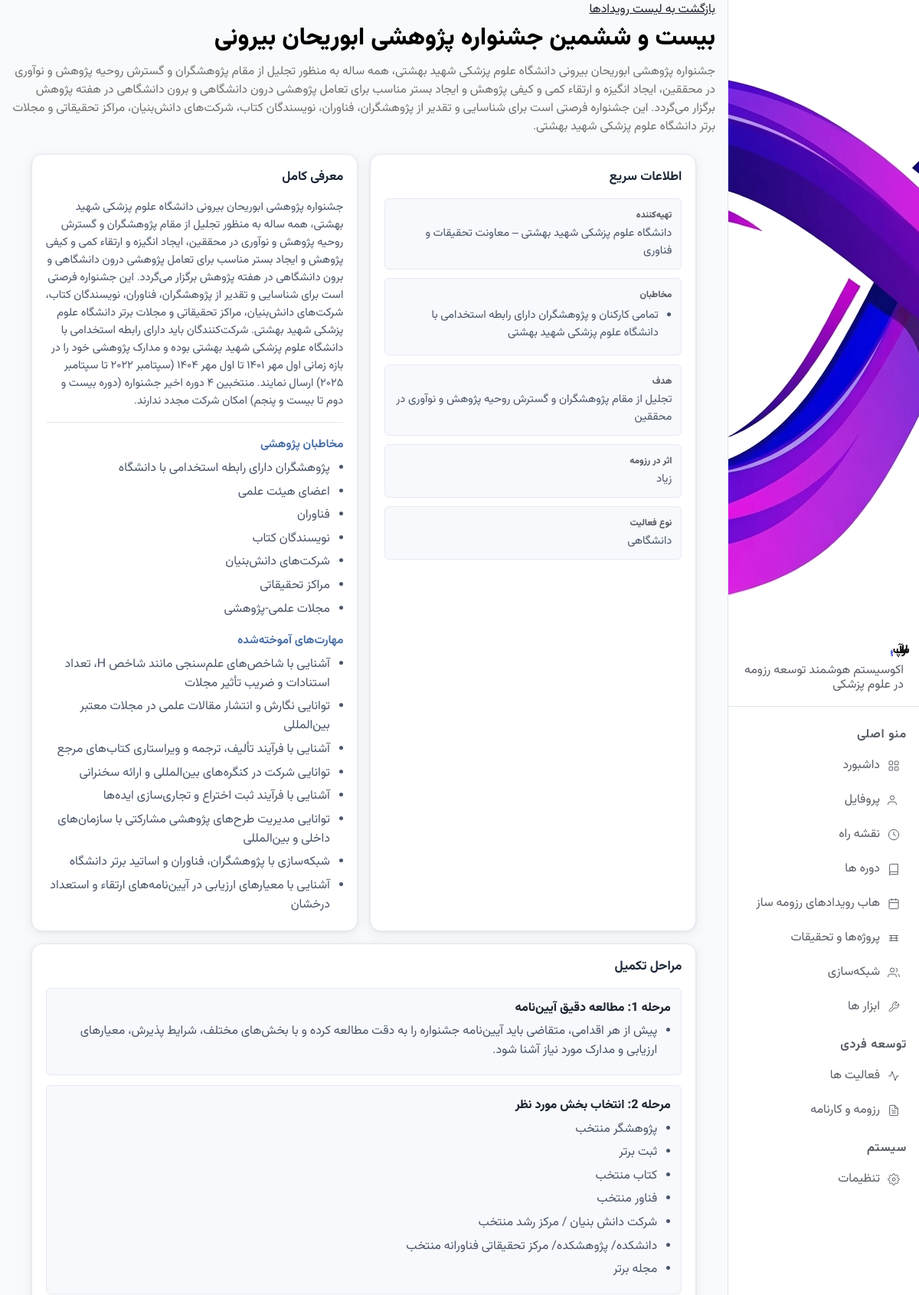
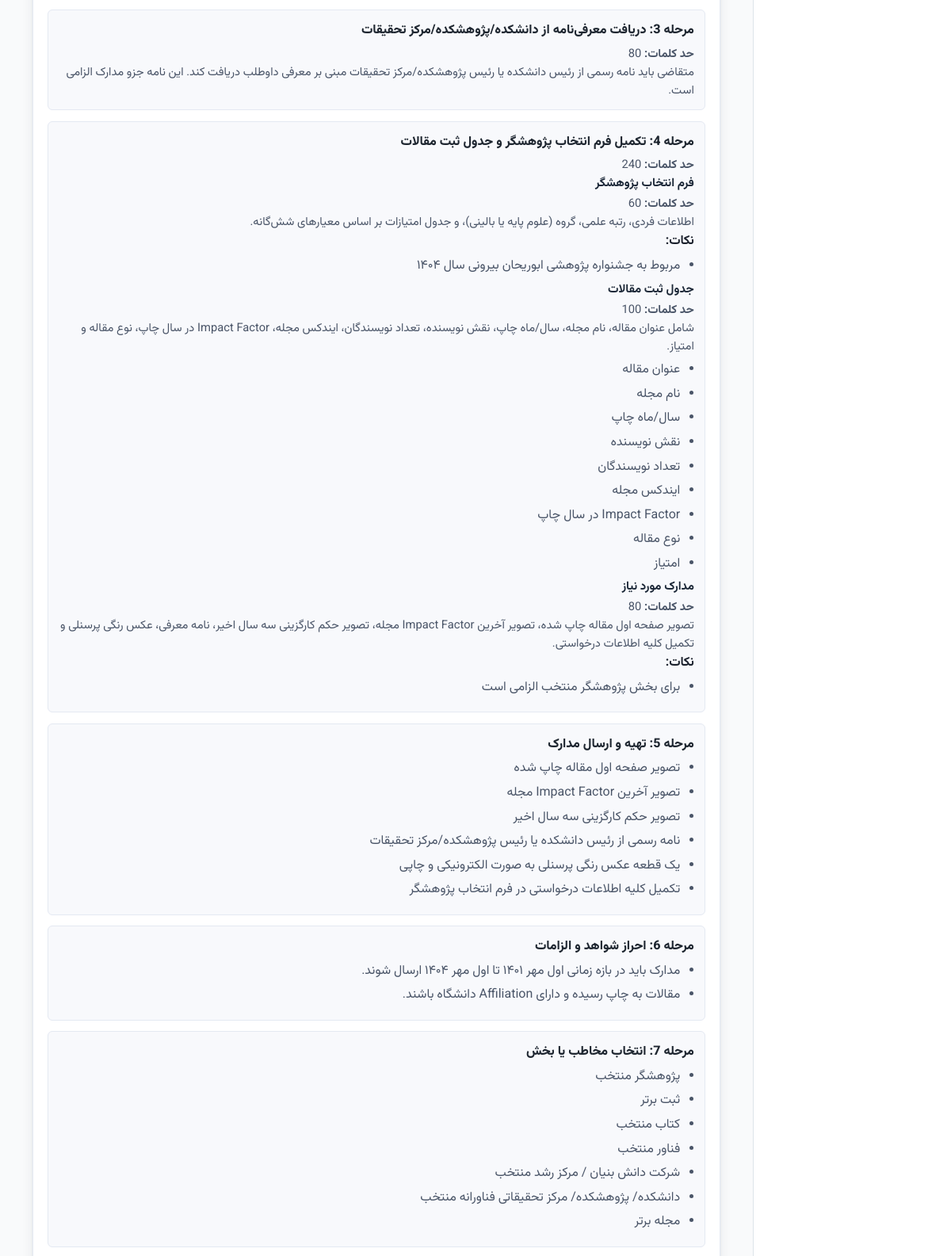
/events/booriyan-biruni-research-festival-26/ (signed in, upper part), run on the app's committed database (2 pictures, top to bottom).
### event_hub/models.py (models this page shows, shortened)
class Event(models.Model):
    title = models.CharField('عنوان رویداد', max_length=300)
    slug = models.SlugField('اسلاگ', unique=True)
    section = models.CharField('بخش', max_length=100, blank=True)
    short_description = models.TextField('توضیح کوتاه', blank=True)
    compiler = models.CharField('تهیه‌کننده', max_length=200, blank=True)
    audience = models.JSONField('مخاطبان', default=list, blank=True)
    goal = models.TextField('هدف', blank=True)
    resume_impact = models.CharField('اثر در رزومه', max_length=50, blank=True)
    activity_type = models.CharField('نوع فعالیت', max_length=200, blank=True)
    activity_level = models.CharField('سطح فعالیت', max_length=200, blank=True)
    difficulty = models.CharField('سطح دشواری', max_length=50, blank=True)
    main_advantage = models.TextField('مزیت اصلی', blank=True)
    suitable_for = models.TextField('مناسب برای', blank=True)
    required_time = models.CharField('زمان موردنیاز', max_length=200, blank=True)
    intro = models.TextField('معرفی کامل', blank=True)
    research_audiences = models.JSONField('مخاطبان پژوهشی', default=list, blank=True)
    skills_learned = models.JSONField('مهارت‌های آموخته‌شده', default=list, blank=True)
    completion_steps = models.JSONField('مراحل تکمیل', default=list, blank=True)
    terms_and_conditions = models.JSONField('شرایط و ضوابط', default=list, blank=True)
    benefits = models.JSONField('مزایا', default=dict, blank=True)
    common_mistakes = models.JSONField('اشتباهات رایج', default=list, blank=True)
    practical_recommendations = models.JSONField('توصیه‌های کاربردی', default=list, blank=True)
    similar_opportunities = models.JSONField('فرصت‌های مشابه', default=list, blank=True)
    inline_cta_buttons = models.JSONField('دکمه‌های میان‌خطی', default=list, blank=True)
    page_cta_buttons = models.JSONField('دکمه‌های صفحه', default=list, blank=True)
    created_at = models.DateTimeField(auto_now_add=True)
    updated_at = models.DateTimeField(auto_now=True)
    class Meta:
        verbose_name = 'رویداد'
        verbose_name_plural = 'رویدادها'
        ordering = ['title']

### event_hub/views.py (the view)
# urls.py: path('<slug:slug>/', views.event_detail, name='event_detail'),
def event_detail(request, slug):
    event = get_object_or_404(Event, slug=slug)
    return render(request, 'event_hub/event_detail.html', {'event': event})

### event_hub/templatetags/custom_filters.py (called while the page is built)
@register.filter
def is_list(value):
    return isinstance(value, list)

### templates/event_hub/event_detail.html (shortened to what this page needs)
{% extends 'base.html' %}
{% load static %}
{% load custom_filters %}
{% block extra_css %}
<link rel="stylesheet" href="{% static 'css/styles.css' %}">
{% endblock %}
{% block content %}
    <main class="eh-page">
            <div class="eh-container">
                <a class="eh-back-detail" href="{% url 'event_hub:event_list' %}">بازگشت به لیست رویدادها</a>
                <h1 class="eh-title-detail">{{ event.title }}</h1>
                <p class="eh-subtitle-detail">{{ event.short_description }}</p>
            </div>
        <section class="eh-content">
            <div class="eh-container">
                <div class="eh-detail-layout">
                    <article class="eh-panel">
                        <h2 class="eh-section-title">اطلاعات سریع</h2>
                        <dl class="eh-dl">
                            <div><dt>تهیه‌کننده</dt><dd>{{ event.compiler }}</dd></div>
                            <div>
                                <dt>مخاطبان</dt>
                                <dd>
                                    {% if event.audience %}
                                        <ul class="eh-list">
                                            {% for item in event.audience %}
                                            <li>{{ item }}</li>
                                            {% endfor %}
                                        </ul>
                                    {% endif %}
                                </dd>
                            </div>
                            <div><dt>هدف</dt><dd>{{ event.goal }}</dd></div>
                            <div><dt>اثر در رزومه</dt><dd>{{ event.resume_impact }}</dd></div>
                            <div><dt>نوع فعالیت</dt><dd>{{ event.activity_type }}</dd></div>
                        </dl>
                    </article>
                    <article class="eh-panel">
                        <h2 class="eh-section-title">معرفی کامل</h2>
                        <p class="eh-text">{{ event.intro }}</p>
                        <h3 class="eh-subsection-title">مخاطبان پژوهشی</h3>
                        {% if event.research_audiences %}
                            <ul class="eh-list">
                                {% for item in event.research_audiences %}
                                <li>{{ item }}</li>
                                {% endfor %}
                            </ul>
                        {% endif %}
                        <h3 class="eh-subsection-title">مهارت‌های آموخته‌شده</h3>
                        {% if event.skills_learned %}
                            <ul class="eh-list">
                                {% for item in event.skills_learned %}
                                <li>{{ item }}</li>
                                {% endfor %}
                            </ul>
                        {% endif %}
                    </article>
                </div>
                <article class="eh-panel eh-panel-full">
                    <h2 class="eh-section-title">مراحل تکمیل</h2>
                    <div class="eh-steps">
                        {% for step in event.completion_steps %}
                        <div class="eh-step">
                            <div class="eh-step-head">مرحله {{ step.step }}: {{ step.title }}</div>
                            {% if step.word_limit %}
                                <p class="eh-text"><strong>حد کلمات:</strong> {{ step.word_limit }}</p>
                            {% endif %}
                            {% if step.description %}
                                {% if step.description|is_list %}
                                    <ul class="eh-list">
                                        {% for item in step.description %}
                                        <li>{{ item }}</li>
                                        {% endfor %}
                                    </ul>
                                {% else %}
                                    <p class="eh-text">{{ step.description }}</p>
                                {% endif %}
                            {% endif %}
                            {% if step.sections %}
                                <div class="eh-subsections">
                                    {% for section in step.sections %}
                                    <div class="eh-subsection">
                                        <h4>{{ section.title }}</h4>
                                        {% if section.word_limit %}
                                            <p class="eh-text"><strong>حد کلمات:</strong> {{ section.word_limit }}</p>
                                        {% endif %}
                                        <p class="eh-text">{{ section.description }}</p>
                                        {% if section.includes %}
                                            <ul class="eh-list">
                                                {% for item in section.includes %}
                                                <li>{{ item }}</li>
                                                {% endfor %}
                                            </ul>
                                        {% endif %}
                                        {% if section.notes %}
                                            <div class="eh-notes">
                                                <strong>نکات:</strong>
                                                <ul class="eh-list">
                                                    {% for note in section.notes %}
                                                    <li>{{ note }}</li>
                                                    {% endfor %}
                                                </ul>
                                            </div>
                                        {% endif %}
                                    </div>
                                    {% endfor %}
                                </div>
                            {% endif %}
                            {% if step.options %}
                                <ul class="eh-list">
                                    {% for option in step.options %}
                                    <li>{{ option }}</li>
                                    {% endfor %}
                                </ul>
                            {% endif %}
                        </div>
                        {% endfor %}
                    </div>
                </article>
            </div>
        </section>
    </main>
{% endblock %}

### static/css/common.css (style rules this page uses)
*, *::before, *::after { box-sizing: border-box; margin: 0; padding: 0; }
html { scroll-behavior: smooth; }
:root { --gap: 26px; --gap-xs: calc(var(--gap) * 0.3); --gap-sm: calc(var(--gap) - 2px); --gap-smm: calc(var(--gap) - 6px); --gap-smmm: calc(var(--gap) - 12px); --gap-smmmm: calc(var(--gap) - 16px); --gap-md: calc(var(--gap) * 0.75); --gap-lg: calc(var(--gap) + 2px); --gap-lgg: calc(var(--gap) + 6px); --gap-lggg: calc(var(--gap) + 12px); --gap-xl: calc(var(--gap) * 2); --gap-2xl: calc(var(--gap) * 3); --text: 8px; --text-xs: calc(var(--text) + 0px); --text-sm: calc(var(--text) + 1px); --text-base: calc(var(--text) + 2px); --text-lg: calc(var(--text) + 3px); --text-xl: calc(var(--text) + 4px); --text-2xl: calc(var(--text) + 5px); --text-3xl: calc(var(--text) + 7px); --text-4xl: calc(var(--text) + 9px); --text-5xl: calc(var(--text) + 11px); --text-6xl: calc(var(--text) + 15px); --text-7xl: calc(var(--text) + 20px); --bg-page: #eef0f5; --card: #ffffff; --card-soft: #f5f6fa; --card-soft-2: #fbfcfd; --line: #dbdada80; --bg: #F7F9FC; --white: #FFFFFF; --black: #111111; --paper: #f7f9fb; --ink: #20233F; --ink-900: #171b2e; --ink-700: #383d52; --ink-600: #5c6170; --ink-mid: #3a4a5a; --ink-400: #9498a6; --ink-200: #d7dae3; --ink-100: #eef0f5; --ink-muted: #8a9bac; --muted: #767b98; --text-1: #2D3748; --text-2: #3e4147; --text-muted: #595e66; --primary: #2f5cf5; --primary-ink: #1f3fc9; --primary-soft: #dee6ff; --primary-softer: #eef1ff; --primary-light: #EBF1FD; --primary-dark: var(--primary-ink); --primary-hover: var(--primary-ink); --accent: #7EC8C8; --accent-2: #00b89c; --accent-light: #E8F7F7; --blue: #3E63DD; --blue-soft: #7C93F5; --green: #1ea672; --green-soft: #dbf3ea; --red: #e0553f; --red-soft: #fbe2de; --red-deep: #B91C1C; --danger: #e84040; --amber: #c98a1e; --amber-soft: #faedd6; --purple: #ac63ea; --purple-deep: #5B21B6; --purple-soft: rgba(172, 99, 234, 0.12); --gold: #b8873a; --gold-soft: #f6ecda; --bg-1: #eef1ff; --bg-2: #f3eefc; --bg-card: var(--card); --card-bg: var(--card); --page-bg: var(--bg-page); --sidebar-bg: #FFFFFF; --border: #E2E8F0; --rule: #dde4ec; --radius: 10px; --radius-sm: 8px; --radius-card: 22px; --radius-lg: 26px; --radius-md: 16px; --sd-radius-lg: 20px; --sd-radius-md: 14px; --sd-radius-sm: 9px; --shadow-box: 0 2px 4px rgba(0, 0, 0, 0.05); --shadow-sm: 0 4px 10px rgba(20, 26, 46, .02); --shadow: 0 2px 8px rgba(91, 141, 239, 0.10); --shadow-md: 0 10px 30px rgba(20, 26, 46, .08); --shadow-card: 0 2px 12px rgba(47, 92, 245, .07), 0 1px 3px rgba(23, 27, 46, .06); --shadow-btn: 0 2px 8px rgba(47, 92, 245, .25); --shadow-elevated: 0 6px 24px rgba(47, 92, 245, .12), 0 2px 6px rgba(47, 92, 245, .06); --shadow-hover: 0 12px 32px rgba(47, 92, 245, .14); --shadow-lg: 0 20px 48px rgba(47, 92, 245, 0.14); --shadow-glow: 0 0 0 6px var(--primary-softer); --sd-shadow: 0 2px 12px rgba(47, 92, 245, .07); --sd-shadow-md: 0 4px 24px rgba(47, 92, 245, .11); --transition: 0.15s ease; --ease: cubic-bezier(.22, 1, .36, 1); --sd-primary: var(--primary); --sd-primary-soft: var(--primary-soft); --sd-green: var(--green); --sd-green-soft: var(--green-soft); --sd-amber: var(--amber); --sd-amber-soft: var(--amber-soft); --sd-red: var(--red); --sd-red-soft: var(--red-soft); --sd-ink-900: var(--ink-900); --sd-ink-600: var(--ink-600); --sd-ink-400: var(--ink-400); --sd-ink-200: var(--ink-200); --sd-bg: var(--bg-page); --sd-white: var(--card); }
body { background: var(--bg); color: var(--text); min-height: 100vh; display: flex; }
html, body, p, span, div, h1, td, h2, h3, h4, h5, h6, a, li, ul, ol, label, small, medium, strong, em, b, i, blockquote, q, cite, code, pre, button, input, textarea, select, option { font-family: "Vazirmatn", "Roboto", sans-serif; }
* { scrollbar-width: thin; scrollbar-color: var(--ink-200) transparent; box-sizing: border-box; }
a { color: inherit; }

### data on the page
Event: title "بیست و ششمین جشنواره پژوهشی ابوریحان بیرونی", short_description "جشنواره پژوهشی ابوریحان بیرونی دانشگاه علوم پزشکی شهید بهشتی، همه ساله به منظور تجلیل از مقام پژوهشگران و گسترش روحیه پژوهش و نوآوری در محققین، ایجاد انگیزه و ارتقاء کمی و کیفی پژوهش و ایجاد بستر مناسب برای تعامل پژوهشی درون دانشگاهی و برون دانشگاهی در هفته پژوهش برگزار می‌گردد. این جشنواره فرصتی است برای شناسایی و تقدیر از پژوهشگران، فناوران، نویسندگان کتاب، شرکت‌های دانش‌بنیان، مراکز تحقیقاتی و مجلات برتر دانشگاه علوم پزشکی شهید بهشتی.", compiler "دانشگاه علوم پزشکی شهید بهشتی – معاونت تحقیقات و فناوری", goal "تجلیل از مقام پژوهشگران و گسترش روحیه پژوهش و نوآوری در محققین", resume_impact "زیاد", activity_type "دانشگاهی", intro "جشنواره پژوهشی ابوریحان بیرونی دانشگاه علوم پزشکی شهید بهشتی، همه ساله به منظور تجلیل از مقام پژوهشگران و گسترش روحیه پژوهش و نوآوری در محققین، ایجاد انگیزه و ارتقاء کمی و کیفی پژوهش و ایجاد بستر مناسب برای تعامل پژوهشی درون دانشگاهی و برون دانشگاهی در هفته پژوهش برگزار می‌گردد. این جشنواره فرصتی است برای شناسایی و تقدیر از پژوهشگران، فناوران، نویسندگان کتاب، شرکت‌های دانش‌بنیان، مراکز تحقیقاتی و مجلات برتر دانشگاه علوم پزشکی شهید بهشتی. شرکت‌کنندگان باید دارای رابطه استخدامی با دانشگاه علوم پزشکی شهید بهشتی بوده و مدارک پژوهشی خود را در بازه زمانی اول مهر ۱۴۰۱ تا اول مهر ۱۴۰۴ (سپتامبر ۲۰۲۲ تا سپتامبر ۲۰۲۵) ارسال نمایند. منتخبین ۴ دوره اخیر جشنواره (دوره بیست و دوم تا بیست و پنجم) امکان…"

### other printed values
{{ item }} "تمامی کارکنان و پژوهشگران دارای رابطه استخدامی با دانشگاه علوم پزشکی شهید بهشتی"
{{ item }} "پژوهشگران دارای رابطه استخدامی با دانشگاه" "اعضای هیئت علمی" "فناوران" "نویسندگان کتاب" "شرکت‌های دانش‌بنیان" "مراکز تحقیقاتی" "مجلات علمی-پژوهشی"
{{ item }} "آشنایی با شاخص‌های علم‌سنجی مانند شاخص H، تعداد استنادات و ضریب تأثیر مجلات" "توانایی نگارش و انتشار مقالات علمی در مجلات معتبر بین‌المللی" "آشنایی با فرآیند تألیف، ترجمه و ویراستاری کتاب‌های مرجع" "توانایی شرکت در کنگره‌های بین‌المللی و ارائه سخنرانی" "آشنایی با فرآیند ثبت اختراع و تجاری‌سازی ایده‌ها" "توانایی مدیریت طرح‌های پژوهشی مشارکتی با سازمان‌های داخلی و بین‌المللی" "شبکه‌سازی با پژوهشگران، فناوران و اساتید برتر دانشگاه" "آشنایی با معیارهای ارزیابی در آیین‌نامه‌های ارتقاء و استعداد درخشان"
{{ step.step }} "1" "2" "3" "4" "5" "6" "7"
{{ step.title }} "مطالعه دقیق آیین‌نامه" "انتخاب بخش مورد نظر" "دریافت معرفی‌نامه از دانشکده/پژوهشکده/مرکز تحقیقات" "تکمیل فرم انتخاب پژوهشگر و جدول ثبت مقالات" "تهیه و ارسال مدارک" "احراز شواهد و الزامات" "انتخاب مخاطب یا بخش"
{{ item }} "پیش از هر اقدامی، متقاضی باید آیین‌نامه جشنواره را به دقت مطالعه کرده و با بخش‌های مختلف، شرایط پذیرش، معیارهای ارزیابی و مدارک مورد نیاز آشنا شود." "پژوهشگر منتخب" "ثبت برتر" "کتاب منتخب" "فناور منتخب" "شرکت دانش بنیان / مرکز رشد منتخب" "دانشکده/ پژوهشکده/ مرکز تحقیقاتی فناورانه منتخب" "مجله برتر" "تصویر صفحه اول مقاله چاپ شده" "تصویر آخرین Impact Factor مجله" "تصویر حکم کارگزینی سه سال اخیر" "نامه رسمی از رئیس دانشکده یا رئیس پژوهشکده/مرکز تحقیقات" "یک قطعه عکس رنگی پرسنلی به صورت الکترونیکی و چاپی" "تکمیل کلیه اطلاعات درخواستی در فرم انتخاب پژوهشگر" "مدارک باید در بازه زمانی اول مهر ۱۴۰۱ تا اول مهر ۱۴۰۴ ارسال شوند." "مقالات به چاپ رسیده و دارای Affiliation دانشگاه باشند."
{{ step.word_limit }} "80" "240"
{{ step.description }} "متقاضی باید نامه رسمی از رئیس دانشکده یا رئیس پژوهشکده/مرکز تحقیقات مبنی بر معرفی داوطلب دریافت کند. این نامه جزو مدارک الزامی است."
{{ section.title }} "فرم انتخاب پژوهشگر" "جدول ثبت مقالات" "مدارک مورد نیاز"
{{ section.word_limit }} "60" "100" "80"
{{ section.description }} "اطلاعات فردی، رتبه علمی، گروه (علوم پایه یا بالینی)، و جدول امتیازات بر اساس معیارهای شش‌گانه." "شامل عنوان مقاله، نام مجله، سال/ماه چاپ، نقش نویسنده، تعداد نویسندگان، ایندکس مجله، Impact Factor در سال چاپ، نوع مقاله و امتیاز." "تصویر صفحه اول مقاله چاپ شده، تصویر آخرین Impact Factor مجله، تصویر حکم کارگزینی سه سال اخیر، نامه معرفی، عکس رنگی پرسنلی و تکمیل کلیه اطلاعات درخواستی."
{{ note }} "مربوط به جشنواره پژوهشی ابوریحان بیرونی سال ۱۴۰۴" "برای بخش پژوهشگر منتخب الزامی است"
{{ item }} "عنوان مقاله" "نام مجله" "سال/ماه چاپ" "نقش نویسنده" "تعداد نویسندگان" "ایندکس مجله" "Impact Factor در سال چاپ" "نوع مقاله" "امتیاز"
{{ option }} "پژوهشگر منتخب" "ثبت برتر" "کتاب منتخب" "فناور منتخب" "شرکت دانش بنیان / مرکز رشد منتخب" "دانشکده/ پژوهشکده/ مرکز تحقیقاتی فناورانه منتخب" "مجله برتر"
